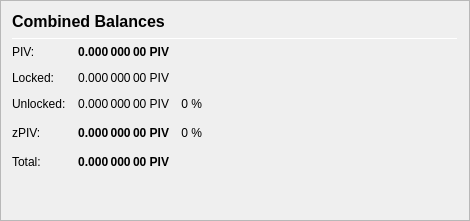
                   <widget class="QFrame" name="frame_CombinedBalances">
                    <property name="minimumSize">
                     <size>
                      <width>470</width>
                      <height>0</height>
                     </size>
                    </property>
                    <property name="frameShape">
                     <enum>QFrame::StyledPanel</enum>
                    </property>
                    <property name="frameShadow">
                     <enum>QFrame::Raised</enum>
                    </property>
                    <layout class="QVBoxLayout" name="verticalLayout_5">
                     <item>
                      <layout class="QHBoxLayout" name="horizontalLayout_5" stretch="0">
                       <item>
                        <widget class="QLabel" name="label_5z">
                         <property name="minimumSize">
                          <size>
                           <width>0</width>
                           <height>20</height>
                          </size>
                         </property>
                         <property name="font">
                          <font>
                           <pointsize>12</pointsize>
                           <weight>75</weight>
                           <bold>true</bold>
                          </font>
                         </property>
                         <property name="toolTip">
                          <string>Combined Balances (including unconfirmed and immature coins)</string>
                         </property>
                         <property name="text">
                          <string>&lt;html&gt;&lt;head/&gt;&lt;body&gt;&lt;p&gt;Combined Balances&lt;/p&gt;&lt;/body&gt;&lt;/html&gt;</string>
                         </property>
                        </widget>
                       </item>
                      </layout>
                     </item>
                     <item>
                      <widget class="Line" name="line_CombinedBalance">
                       <property name="minimumSize">
                        <size>
                         <width>0</width>
                         <height>1</height>
                        </size>
                       </property>
                       <property name="maximumSize">
                        <size>
                         <width>16777215</width>
                         <height>1</height>
                        </size>
                       </property>
                       <property name="orientation">
                        <enum>Qt::Horizontal</enum>
                       </property>
                      </widget>
                     </item>
                     <item>
                      <layout class="QGridLayout" name="gridLayout_3">
                       <property name="spacing">
                        <number>12</number>
                       </property>
                       <item row="4" column="1">
                        <widget class="QLabel" name="labelzBalancez">
                         <property name="font">
                          <font>
                           <weight>75</weight>
                           <bold>true</bold>
                          </font>
                         </property>
                         <property name="cursor">
                          <cursorShape>IBeamCursor</cursorShape>
                         </property>
                         <property name="toolTip">
                          <string>Total of transactions that have yet to be confirmed, and do not yet count toward the spendable balance</string>
                         </property>
                         <property name="text">
                          <string notr="true">0.000 000 00 PIV</string>
                         </property>
                         <property name="alignment">
                          <set>Qt::AlignRight|Qt::AlignTrailing|Qt::AlignVCenter</set>
                         </property>
                         <property name="textInteractionFlags">
                          <set>Qt::LinksAccessibleByMouse|Qt::TextSelectableByKeyboard|Qt::TextSelectableByMouse</set>
                         </property>
                        </widget>
                       </item>
                       <item row="6" column="1">
                        <widget class="QLabel" name="labelTotalz">
                         <property name="font">
                          <font>
                           <weight>75</weight>
                           <bold>true</bold>
                          </font>
                         </property>
                         <property name="cursor">
                          <cursorShape>IBeamCursor</cursorShape>
                         </property>
                         <property name="toolTip">
                          <string>Total Balance, including unconfirmed and immature coins.</string>
                         </property>
                         <property name="text">
                          <string notr="true">0.000 000 00 PIV</string>
                         </property>
                         <property name="alignment">
                          <set>Qt::AlignRight|Qt::AlignTrailing|Qt::AlignVCenter</set>
                         </property>
                         <property name="textInteractionFlags">
                          <set>Qt::LinksAccessibleByMouse|Qt::TextSelectableByKeyboard|Qt::TextSelectableByMouse</set>
                         </property>
                        </widget>
                       </item>
                       <item row="4" column="3">
                        <spacer name="horizontalSpacer_6">
                         <property name="orientation">
                          <enum>Qt::Horizontal</enum>
                         </property>
                         <property name="sizeHint" stdset="0">
                          <size>
                           <width>40</width>
                           <height>20</height>
                          </size>
                         </property>
                        </spacer>
                       </item>
                       <item row="6" column="0">
                        <widget class="QLabel" name="labelTotalTextz">
                         <property name="text">
                          <string>Total:</string>
                         </property>
                        </widget>
                       </item>
                       <item row="1" column="0">
                        <widget class="QLabel" name="labelBalanceTextz">
                         <property name="text">
                          <string>PIV:</string>
                         </property>
                        </widget>
                       </item>
                       <item row="1" column="1">
                        <widget class="QLabel" name="labelBalancez">
                         <property name="font">
                          <font>
                           <weight>75</weight>
                           <bold>true</bold>
                          </font>
                         </property>
                         <property name="cursor">
                          <cursorShape>IBeamCursor</cursorShape>
                         </property>
                         <property name="toolTip">
                          <string>Your current spendable balance</string>
                         </property>
                         <property name="text">
                          <string notr="true">0.000 000 00 PIV</string>
                         </property>
                         <property name="alignment">
                          <set>Qt::AlignRight|Qt::AlignTrailing|Qt::AlignVCenter</set>
                         </property>
                         <property name="textInteractionFlags">
                          <set>Qt::LinksAccessibleByMouse|Qt::TextSelectableByKeyboard|Qt::TextSelectableByMouse</set>
                         </property>
                        </widget>
                       </item>
                       <item row="4" column="0">
                        <widget class="QLabel" name="labelzBalanceTextz">
                         <property name="toolTip">
                          <string/>
                         </property>
                         <property name="text">
                          <string>zPIV:</string>
                         </property>
                        </widget>
                       </item>
                       <item row="4" column="2">
                        <widget class="QLabel" name="labelzPIVPercent">
                         <property name="toolTip">
                          <string>Current percentage of zPIV.
If AutoMint is enabled this percentage will settle around the configured AutoMint percentage (default = 10%)</string>
                         </property>
                         <property name="text">
                          <string>0 %</string>
                         </property>
                         <property name="alignment">
                          <set>Qt::AlignRight|Qt::AlignTrailing|Qt::AlignVCenter</set>
                         </property>
                        </widget>
                       </item>
                       <item row="6" column="2">
                        <widget class="QLabel" name="label100Percent">
                         <property name="text">
                          <string/>
                         </property>
                         <property name="alignment">
                          <set>Qt::AlignRight|Qt::AlignTrailing|Qt::AlignVCenter</set>
                         </property>
                        </widget>
                       </item>
                       <item row="2" column="1">
                        <widget class="QLabel" name="labelLockedBalance">
                         <property name="toolTip">
                          <string>Locked PIV or Masternode collaterals. These are excluded from zPIV minting.</string>
                         </property>
                         <property name="text">
                          <string>0.000 000 00 PIV</string>
                         </property>
                         <property name="alignment">
                          <set>Qt::AlignRight|Qt::AlignTrailing|Qt::AlignVCenter</set>
                         </property>
                        </widget>
                       </item>
                       <item row="2" column="0">
                        <widget class="QLabel" name="labelLockedBalanceText">
                         <property name="toolTip">
                          <string>Locked PIV or Masternode collaterals. These are excluded from zPIV minting.</string>
                         </property>
                         <property name="text">
                          <string>Locked:</string>
                         </property>
                        </widget>
                       </item>
                       <item row="3" column="0">
                        <widget class="QLabel" name="labelUnLockedBalanceText">
                         <property name="toolTip">
                          <string>Unlocked PIVs. These can be used for zPIV minting.</string>
                         </property>
                         <property name="text">
                          <string>Unlocked:</string>
                         </property>
                        </widget>
                       </item>
                       <item row="3" column="1">
                        <widget class="QLabel" name="labelUnLockedBalance">
                         <property name="toolTip">
                          <string>Unlocked PIVs. These can be used for zPIV minting.</string>
                         </property>
                         <property name="text">
                          <string>0.000 000 00 PIV</string>
                         </property>
                         <property name="alignment">
                          <set>Qt::AlignRight|Qt::AlignTrailing|Qt::AlignVCenter</set>
                         </property>
                        </widget>
                       </item>
                       <item row="3" column="2">
                        <widget class="QLabel" name="labelPIVPercent">
                         <property name="text">
                          <string>0 %</string>
                         </property>
                         <property name="alignment">
                          <set>Qt::AlignRight|Qt::AlignTrailing|Qt::AlignVCenter</set>
                         </property>
                        </widget>
                       </item>
                      </layout>
                     </item>
                     <item>
                      <spacer name="verticalSpacer_3">
                       <property name="orientation">
                        <enum>Qt::Vertical</enum>
                       </property>
                       <property name="sizeHint" stdset="0">
                        <size>
                         <width>20</width>
                         <height>40</height>
                        </size>
                       </property>
                      </spacer>
                     </item>
                    </layout>
                   </widget>
